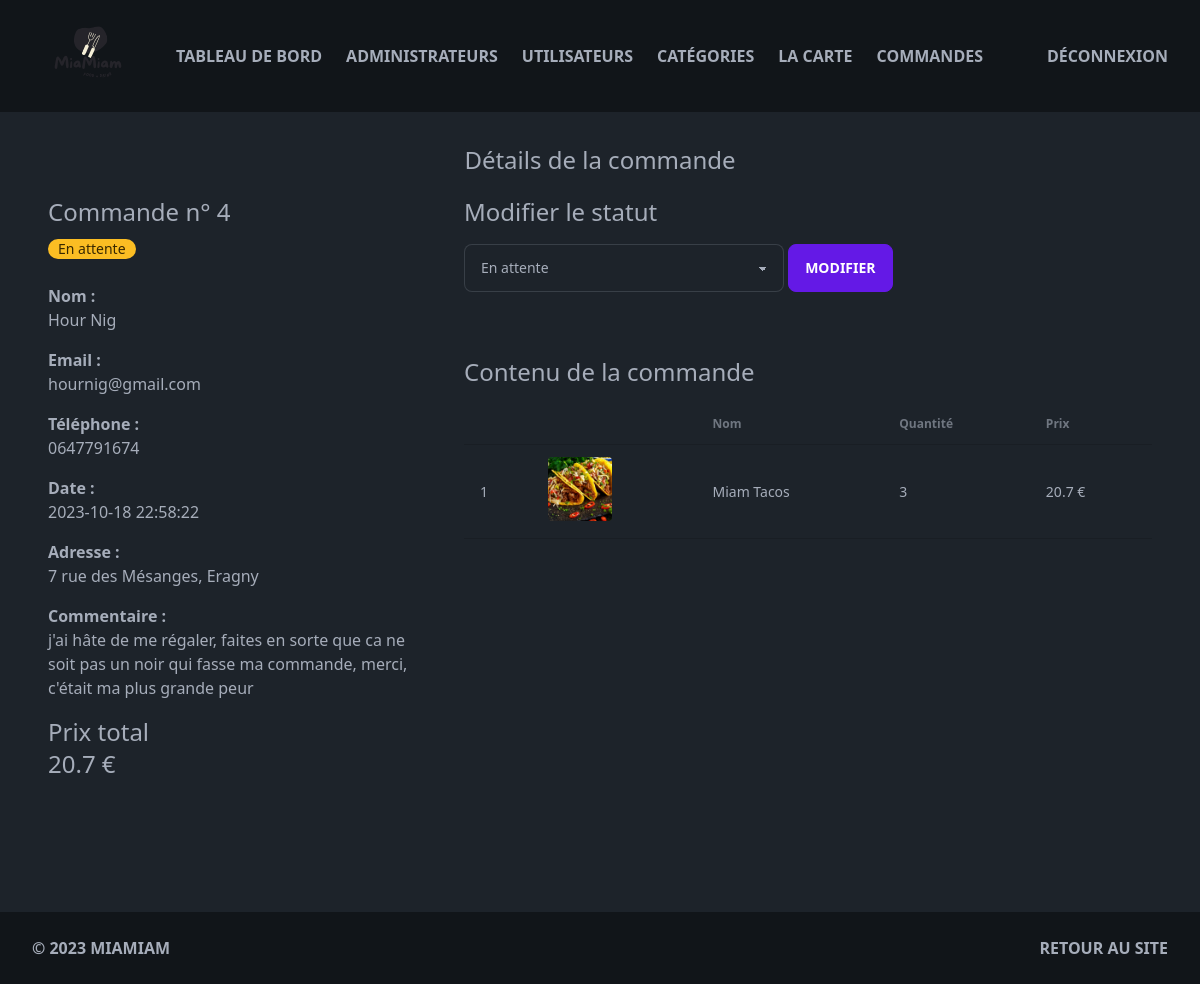
Page /admin/order-info.php?id=4 (signed in) on the earlier database version.
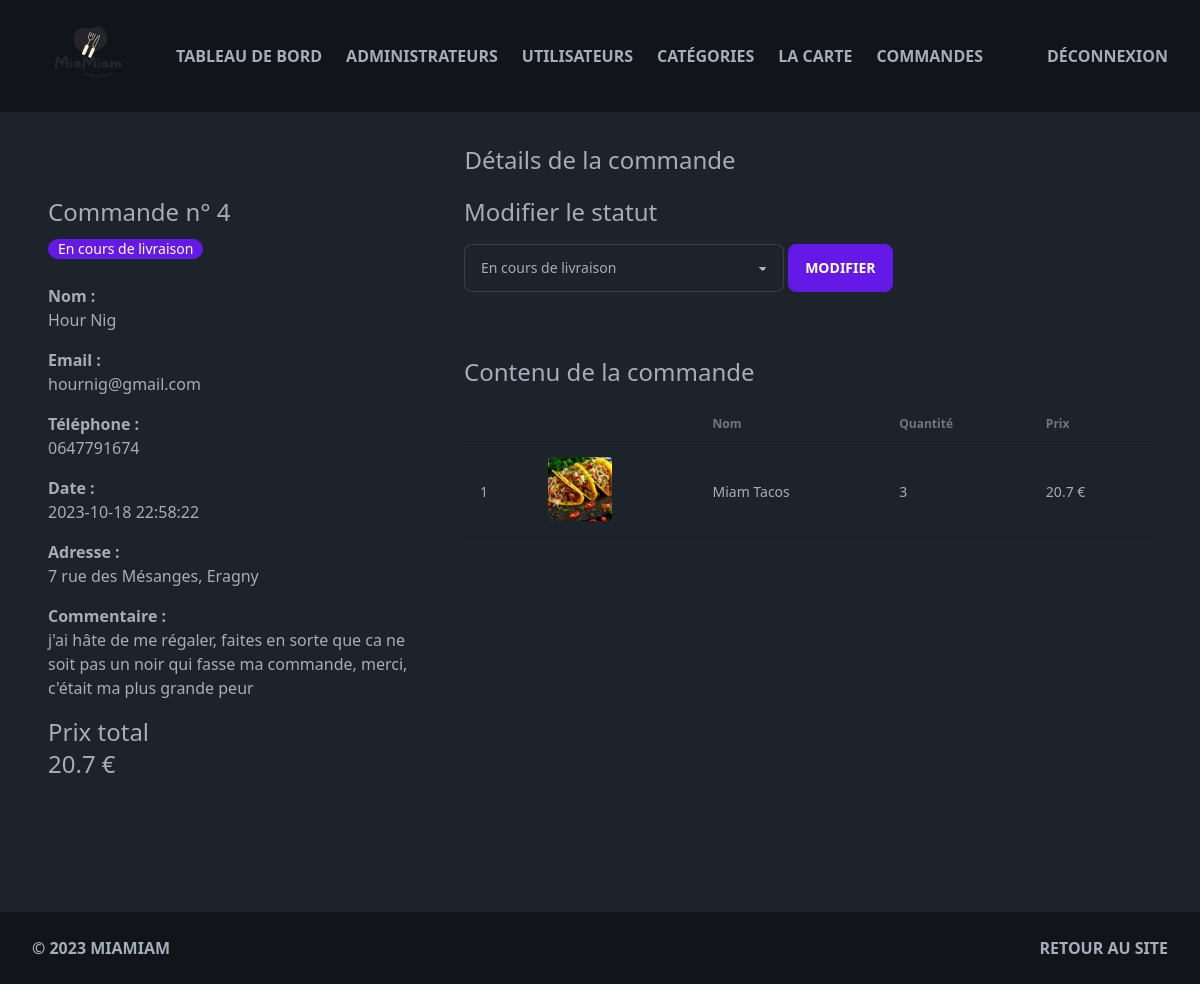
Same page on the later database version.
### tables this page shows
CREATE TABLE IF NOT EXISTS `food_order` (
  `id` int NOT NULL AUTO_INCREMENT,
  `price` decimal(10,2) NOT NULL,
  `user_id` int NOT NULL,
  `delivery_address` varchar(255) NOT NULL,
  `order_date` timestamp NOT NULL DEFAULT CURRENT_TIMESTAMP,
  `status` varchar(255) NOT NULL,
  `comment` varchar(255) NOT NULL,
  PRIMARY KEY (`id`)
);

### admin/order-info.php (the view, shortened to what the changed rows need)
<?php include('partials/menu.php'); ?>
<?php session_start();
require("../connection.php");
if (isset($_GET["id"])) {
    $order_id = $_GET["id"];
    try {
        $sql = "SELECT * FROM food_order WHERE id = :order_id";
        $results = $conn->prepare($sql);
        $results->bindParam(":order_id", $order_id);
        $results->execute();
        $order = $results->fetch();
    } catch (PDOException $e) {
        echo $e->getMessage();
    }
    try {
        $sql = "SELECT * FROM in_order WHERE food_order_id = :order_id";
        $results = $conn->prepare($sql);
        $results->bindParam(":order_id", $order_id);
        $results->execute();
        $order_items = $results->fetchAll();
    } catch (PDOException $e) {
        echo $e->getMessage();
    }
    try {
        $sql = "SELECT * FROM food";
        $food_results = $conn->query($sql)->fetchAll();
    } catch (PDOException $e) {
        echo $e->getMessage();
    }
    $total_price = 0;
    for ($i = 0; $i < count($order_items); $i++) {
        foreach ($food_results as $result) {
            if ($result["id"] === $order_items[$i]["food_id"]) {
                $total_price += $result["price"] * $order_items[$i]["quantity"];
            }
        }
    }
} else {
    header("Location: manage-order");
    exit;
}
?>
<!doctype html>
<html>
<head>
</head>
<body>
    <main class="mx-auto min-h-screen max-w-screen-xl px-12 py-8">
        <div class="wrapper">
            <h1 class="text-2xl text-center mb-5">Détails de la commande</h1>
            <div class="grid grid-cols-3">
                <div class="col-span-1">
                    <h2 class="text-2xl">Commande n° <?php echo $order["id"]; ?></h2>
                    <div class="mt-2">
                        <?php if ($order["status"] === "En attente") { ?>
                            <div class="badge badge-warning gap-2">
                                <?php echo $order["status"]; ?>
                            </div>
                        <?php } else if ($order["status"] === "En cours de livraison") { ?>
                            <div class="badge badge-primary gap-2">
                                <?php echo $order["status"]; ?>
                            </div>
                        <?php } else if ($order["status"] === "Livrée") { ?>
                            <div class="badge badge-success gap-2">
                                <?php echo $order["status"]; ?>
                            </div>
                        <?php } else if ($order["status"] === "Annulée") { ?>
                            <div class="badge badge-error gap-2">
                                <?php echo $order["status"]; ?>
                            </div>
                        <?php } ?>
                    </div>
                    <div class="mt-6">
                        <div class="mb-4">
                        </div>
                        <div class="mb-4">
                        </div>
                        <div class="mb-4">
                        </div>
                        <div class="mb-4">
                            <p class="font-bold">Date :</p>
                            <p><?php echo $order["order_date"]; ?></p>
                        </div>
                        <div class="mb-4">
                            <p class="font-bold">Adresse :</p>
                            <p><?php echo $order["delivery_address"]; ?></p>
                        </div>
                        <div class="mb-4">
                            <p class="font-bold">Commentaire :</p>
                            <p><?php echo $order["comment"]; ?></p>
                        </div>
                    </div>
                </div>
                <div class="col-span-2 ml-12">
                    <div>
                        <h2 class="text-2xl">Modifier le statut</h2>
                        <form class="mt-4" action="update-order.php" method="POST">
                            <select name="status" class="select select-bordered w-full max-w-xs mb-4">
                                <option value="En attente" <?php if ($order["status"] === "En attente") echo "selected"; ?>>En attente</option>
                                <option value="En cours de livraison" <?php if ($order["status"] === "En cours de livraison") echo "selected"; ?>>En cours de livraison</option>
                            </select>
                            <button type="submit" class="btn btn-primary">Modifier</button>
                        </form>
                    </div>
                    <h2 class="text-2xl mt-12">Contenu de la commande</h2>
                    <table class="table mt-4">
                        <thead>
                            <tr>
                                <th></th>
                                <th></th>
                                <th>Nom</th>
                                <th>Quantité</th>
                                <th>Prix</th>
                            </tr>
                        </thead>
                    </table>
                </div>
            </div>
            <div>
                <h2 class="text-2xl">Prix total</h2>
                <h2 class="text-2xl"><?php echo $total_price; ?> €</h2>
            </div>
        </div>
    </main>
</body>
</html>
<?php include('partials/footer.php'); ?>

Differences in the rows shown:
changed food_order "7 rue des Mésanges, Eragny": status "En attente" → "En cours de livraison"
